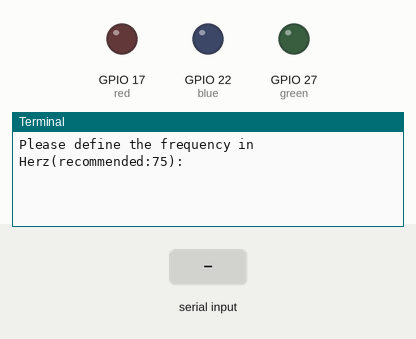
Recording of a program running on a simulated Raspberry Pi (BCM pin numbers). Parts: output pins drawn as LEDs (lit = HIGH), the last lines printed to the terminal. Inputs (shaded band) come from the test bench.

Above: at 1.2 s.
1.3 s: "1" typed at the terminal, then Enter
At 1.8 s:
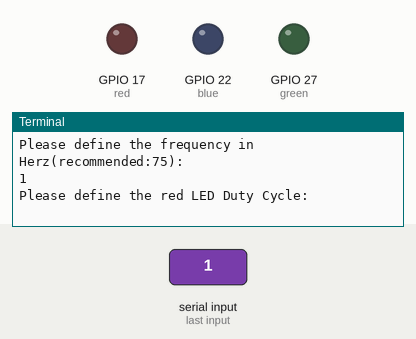
2.8 s: "0" typed at the terminal, then Enter
At 4.0 s:
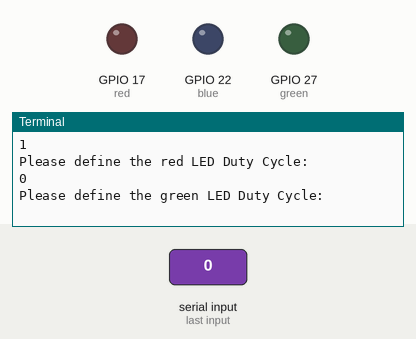
4.3 s: "2" typed at the terminal, then Enter
At 5.3 s:
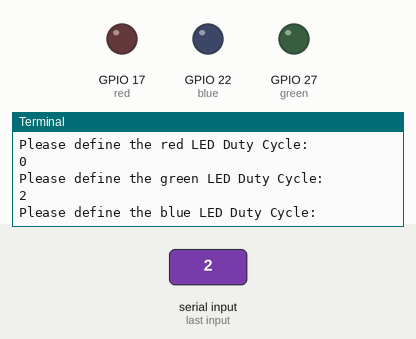

The program:

main.py
```python
# -*- coding:utf-8 -*-
#!/usr/bin/python
#Author: Dharmendra Kumar Yadav
#######################################################
import RPi.GPIO as GPIO
GPIO.setmode(GPIO.BCM)  # choose BCM numbering scheme.


GPIO.setup(17, GPIO.OUT)# set GPIO 17 as output for white led
GPIO.setup(27, GPIO.OUT)# set GPIO 27 as output for red led
GPIO.setup(22, GPIO.OUT)# set GPIO 22 as output for red led

hz = input('Please define the frequency in Herz(recommended:75): ')
reddc = input('Please define the red LED Duty Cycle: ')
greendc = input('Please define the green LED Duty Cycle: ')
bluedc = input('Please define the blue LED Duty Cycle: ')

red = GPIO.PWM(17, hz)    # create object red for PWM on port 17
green = GPIO.PWM(27, hz)      # create object green for PWM on port 27
blue = GPIO.PWM(22, hz)      # create object blue for PWM on port 22

try:
	while True:
    		red.start((reddc/2.55))   #start red led
		green.start((greendc/2.55)) #start green led
		blue.start((bluedc/2.55))  #start blue led

except KeyboardInterrupt:
    	red.stop()   #stop red led
        green.stop() #stop green led
        blue.stop()  #stop blue led

    	GPIO.cleanup()          # clean up GPIO on CTRL+C exit
```

Measured:
- after the input at 1.3 s, the terminal: prints a new line at once (image 1)
- after the input at 2.8 s, the terminal: prints a new line at once (image 2)
- after the input at 4.3 s, the terminal: prints a new line at once (image 3)
